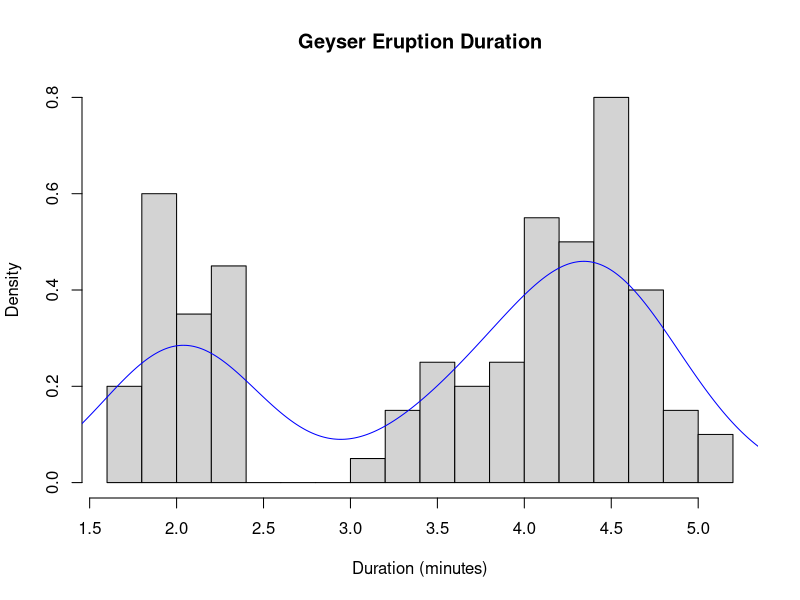

Recreate this plot in R.
## ---- chunk 1
library(dplyr)
knitr::opts_chunk$set(echo = FALSE)
## ---- chunk 2
faithful_data <- sample_n(faithful, 100)
## ---- chunk 3
hist(faithful_data$eruptions,
  probability = TRUE,
  breaks = 20,
  xlab = "Duration (minutes)",
  main = "Geyser Eruption Duration")
dens <- density(faithful_data$eruptions,
  adjust = 1)
lines(dens,
  col = "blue")
